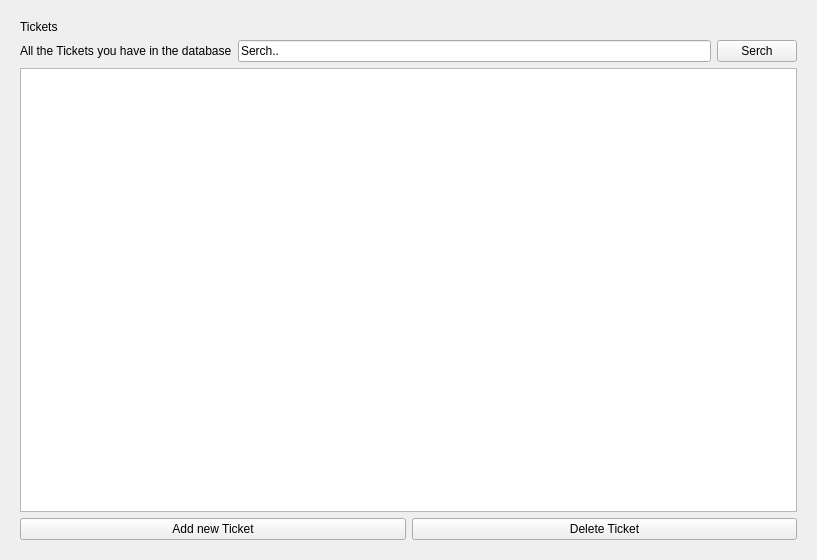
<?xml version="1.0" encoding="UTF-8"?>
<ui version="4.0">
 <class>MyTicket</class>
 <widget class="QWidget" name="MyTicket">
  <property name="geometry">
   <rect>
    <x>0</x>
    <y>0</y>
    <width>817</width>
    <height>560</height>
   </rect>
  </property>
  <property name="windowTitle">
   <string>Form</string>
  </property>
  <layout class="QHBoxLayout" name="horizontalLayout">
   <item>
    <widget class="QStackedWidget" name="stackedWidget">
     <property name="currentIndex">
      <number>1</number>
     </property>
     <widget class="QWidget" name="page_ticket_list">
      <layout class="QVBoxLayout" name="verticalLayout_3">
       <item>
        <widget class="QLabel" name="label_history">
         <property name="text">
          <string>Ticket History</string>
         </property>
        </widget>
       </item>
       <item>
        <widget class="QTableView" name="table_history"/>
       </item>
      </layout>
     </widget>
     <widget class="QWidget" name="page_ticket_details">
      <layout class="QVBoxLayout" name="verticalLayout">
       <item>
        <widget class="QLabel" name="label_title">
         <property name="text">
          <string>Tickets</string>
         </property>
        </widget>
       </item>
       <item>
        <layout class="QHBoxLayout" name="horizontalLayout_3">
         <item>
          <widget class="QLabel" name="label_information">
           <property name="text">
            <string>All the Tickets you have in the database</string>
           </property>
          </widget>
         </item>
         <item>
          <widget class="QLineEdit" name="edit_serch">
           <property name="text">
            <string>Serch..</string>
           </property>
          </widget>
         </item>
         <item>
          <widget class="QPushButton" name="pb_serch">
           <property name="text">
            <string>Serch</string>
           </property>
          </widget>
         </item>
        </layout>
       </item>
       <item>
        <widget class="QTableView" name="table_ticket_list"/>
       </item>
       <item>
        <layout class="QHBoxLayout" name="horizontalLayout_2">
         <item>
          <widget class="QPushButton" name="pb_add_new_ticket">
           <property name="text">
            <string>Add new Ticket</string>
           </property>
          </widget>
         </item>
         <item>
          <widget class="QPushButton" name="pb_delete_ticket">
           <property name="text">
            <string>Delete Ticket</string>
           </property>
          </widget>
         </item>
        </layout>
       </item>
      </layout>
     </widget>
     <widget class="QWidget" name="page_ticket_history">
      <layout class="QVBoxLayout" name="verticalLayout_2">
       <item>
        <widget class="QLabel" name="label">
         <property name="text">
          <string>Details for Ticket </string>
         </property>
        </widget>
       </item>
       <item>
        <layout class="QHBoxLayout" name="horizontalLayout_4">
         <item>
          <spacer name="horizontalSpacer">
           <property name="orientation">
            <enum>Qt::Horizontal</enum>
           </property>
           <property name="sizeHint" stdset="0">
            <size>
             <width>40</width>
             <height>20</height>
            </size>
           </property>
          </spacer>
         </item>
         <item>
          <widget class="QPushButton" name="pb_back_to_list">
           <property name="text">
            <string>Back to list</string>
           </property>
          </widget>
         </item>
         <item>
          <widget class="QPushButton" name="pb_edit_ticket">
           <property name="text">
            <string>Edit Ticket</string>
           </property>
          </widget>
         </item>
        </layout>
       </item>
       <item>
        <widget class="QFrame" name="frame">
         <property name="frameShape">
          <enum>QFrame::StyledPanel</enum>
         </property>
         <property name="frameShadow">
          <enum>QFrame::Raised</enum>
         </property>
         <layout class="QGridLayout" name="gridLayout_2">
          <item row="0" column="0">
           <widget class="QLabel" name="label_ticket_title">
            <property name="maximumSize">
             <size>
              <width>16777215</width>
              <height>30</height>
             </size>
            </property>
            <property name="text">
             <string>Title</string>
            </property>
           </widget>
          </item>
          <item row="0" column="1">
           <widget class="QLabel" name="label_project">
            <property name="maximumSize">
             <size>
              <width>16777215</width>
              <height>30</height>
             </size>
            </property>
            <property name="text">
             <string>Project</string>
            </property>
           </widget>
          </item>
          <item row="0" column="2">
           <widget class="QLabel" name="label_developer">
            <property name="maximumSize">
             <size>
              <width>16777215</width>
              <height>30</height>
             </size>
            </property>
            <property name="text">
             <string>Assigned 
Developer</string>
            </property>
           </widget>
          </item>
          <item row="0" column="3">
           <widget class="QLabel" name="label_submitter">
            <property name="maximumSize">
             <size>
              <width>16777215</width>
              <height>30</height>
             </size>
            </property>
            <property name="text">
             <string>Submitter</string>
            </property>
           </widget>
          </item>
          <item row="0" column="4">
           <widget class="QLabel" name="label_description">
            <property name="text">
             <string>Description</string>
            </property>
           </widget>
          </item>
          <item row="1" column="0">
           <widget class="QLineEdit" name="edit_title"/>
          </item>
          <item row="1" column="1">
           <widget class="QLineEdit" name="edit_project"/>
          </item>
          <item row="1" column="2">
           <widget class="QLineEdit" name="edit_developer"/>
          </item>
          <item row="1" column="3">
           <widget class="QLineEdit" name="edit_submitter"/>
          </item>
          <item row="2" column="0">
           <widget class="QLabel" name="label_priority">
            <property name="maximumSize">
             <size>
              <width>16777215</width>
              <height>30</height>
             </size>
            </property>
            <property name="text">
             <string>Priority</string>
            </property>
           </widget>
          </item>
          <item row="2" column="1">
           <widget class="QLabel" name="label_status">
            <property name="maximumSize">
             <size>
              <width>16777215</width>
              <height>30</height>
             </size>
            </property>
            <property name="text">
             <string>Status</string>
            </property>
           </widget>
          </item>
          <item row="2" column="2">
           <widget class="QLabel" name="label_type">
            <property name="maximumSize">
             <size>
              <width>16777215</width>
              <height>30</height>
             </size>
            </property>
            <property name="text">
             <string>Type</string>
            </property>
           </widget>
          </item>
          <item row="2" column="3">
           <widget class="QLabel" name="label_create_date">
            <property name="maximumSize">
             <size>
              <width>16777215</width>
              <height>30</height>
             </size>
            </property>
            <property name="text">
             <string>Created date</string>
            </property>
           </widget>
          </item>
          <item row="3" column="0">
           <widget class="QLineEdit" name="edit_priority"/>
          </item>
          <item row="3" column="1">
           <widget class="QLineEdit" name="edit_status"/>
          </item>
          <item row="3" column="2">
           <widget class="QLineEdit" name="edit_type"/>
          </item>
          <item row="3" column="3">
           <widget class="QLineEdit" name="edit_create_date"/>
          </item>
          <item row="1" column="4" rowspan="3">
           <widget class="QTextEdit" name="edit_description"/>
          </item>
         </layout>
        </widget>
       </item>
       <item>
        <layout class="QHBoxLayout" name="horizontalLayout_5">
         <item>
          <widget class="QLabel" name="label_add_comments">
           <property name="text">
            <string>Add a Comments?</string>
           </property>
          </widget>
         </item>
         <item>
          <widget class="QTextEdit" name="edit_comments">
           <property name="maximumSize">
            <size>
             <width>16777215</width>
             <height>16777215</height>
            </size>
           </property>
          </widget>
         </item>
         <item>
          <widget class="QPushButton" name="pb_comments_add">
           <property name="text">
            <string>ADD</string>
           </property>
          </widget>
         </item>
        </layout>
       </item>
       <item>
        <layout class="QGridLayout" name="gridLayout">
         <item row="0" column="0">
          <widget class="QLabel" name="label_3">
           <property name="text">
            <string>Comments</string>
           </property>
          </widget>
         </item>
         <item row="0" column="1">
          <widget class="QLabel" name="label_4">
           <property name="text">
            <string>All comments for this Ticket</string>
           </property>
          </widget>
         </item>
         <item row="1" column="0" colspan="2">
          <widget class="QTableView" name="tabel_comments"/>
         </item>
        </layout>
       </item>
      </layout>
     </widget>
    </widget>
   </item>
  </layout>
 </widget>
 <resources/>
 <connections/>
</ui>
